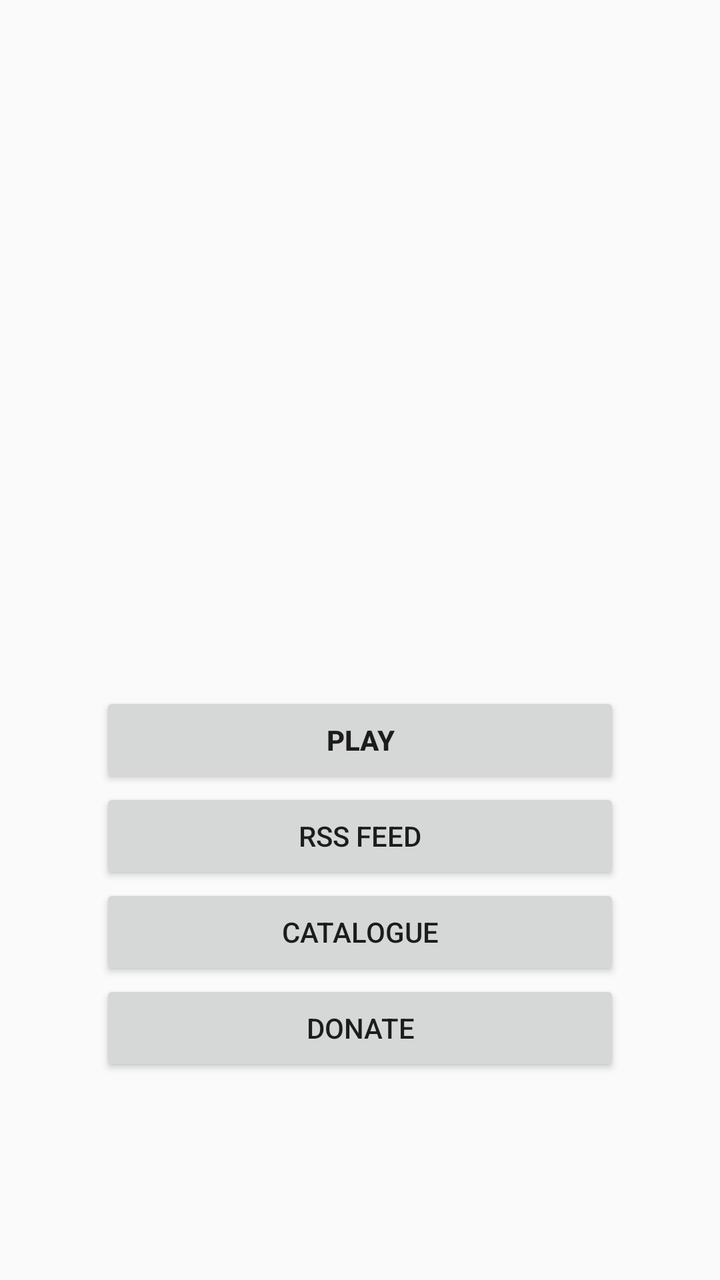
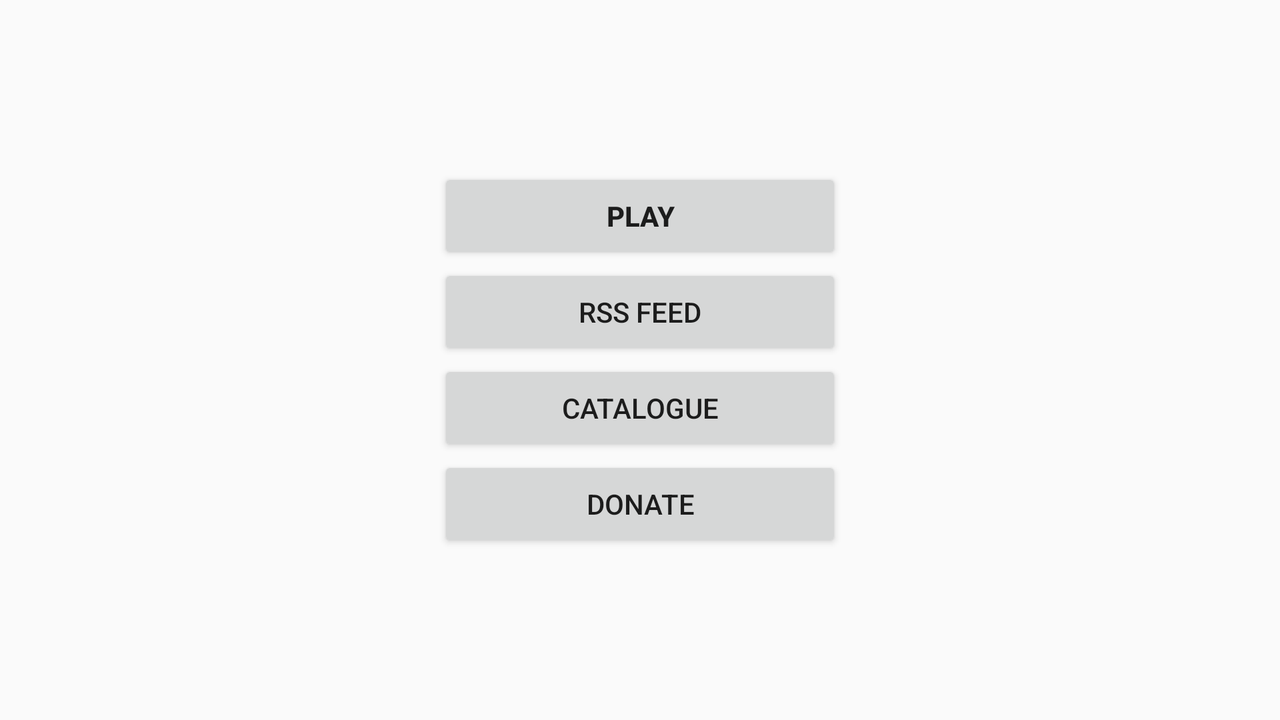

Compare how this app lays out the same screen by default and in its alternative resource folder. The renders come first, then the two layout files and the values they reference.
<!-- AndroidManifest.xml: application theme Theme.AppCompat.Light.DarkActionBar -->
<!-- res/layout/startscreen.xml -->
<?xml version="1.0" encoding="utf-8"?>
<LinearLayout xmlns:android="http://schemas.android.com/apk/res/android"
    android:orientation="vertical"
    android:layout_width="fill_parent"
    android:layout_height="fill_parent">

    <ScrollView
        android:layout_width="match_parent"
        android:layout_height="match_parent">

        <TableLayout
            android:orientation="vertical"
            android:layout_width="fill_parent"
            android:layout_height="fill_parent"
            android:layout_gravity="center">

            <LinearLayout
                android:layout_width="fill_parent"
                android:layout_height="fill_parent">

                <ImageView
                    android:src="@drawable/jb_icon"
                    android:contentDescription="@string/app_name"
                    android:layout_gravity="center"
                    android:scaleType="centerInside"
                    android:gravity="center"
                    android:id="@+id/imageView1"
                    android:layout_width="fill_parent"
                    android:layout_height="244dp"
                    android:paddingLeft="30dp"
                    android:paddingRight="30dp" />

            </LinearLayout>

            <Button
                android:layout_width="fill_parent"
                android:id="@+id/button1"
                android:text="@string/play"
                android:layout_gravity="center_horizontal"
                android:singleLine="false"
                android:textStyle="bold"
                android:layout_marginLeft="50dp"
                android:layout_marginRight="50dp"/>

            <Button
                android:layout_height="wrap_content"
                android:text="@string/rss"
                android:id="@+id/button2"
                android:layout_width="wrap_content"
                android:layout_marginLeft="50dp"
                android:layout_marginRight="50dp"/>
            <Button
                android:layout_height="wrap_content"
                android:text="@string/cat"
                android:id="@+id/button4"
                android:layout_width="wrap_content"
                android:layout_marginLeft="50dp"
                android:layout_marginRight="50dp"/>


            <Button
                android:text="@string/donate"
                android:layout_width="wrap_content"
                android:id="@+id/button3"
                android:layout_height="wrap_content"
                android:layout_marginLeft="50dp"
                android:layout_marginRight="50dp"/>

        </TableLayout>
    </ScrollView>
</LinearLayout>
<!-- resources referenced by this layout -->
<resources>
  <string name="app_name">Jupiter Broadcasting</string>
  <string name="cat">Catalogue</string>
  <string name="donate">Donate</string>
  <string name="play">Play</string>
  <string name="rss">RSS Feed</string>
</resources>
<!-- res/layout-land/startscreen.xml (the repository's variant of the layout above) -->
<!-- drawn on the phone turned sideways -->
<?xml version="1.0" encoding="utf-8"?>
<LinearLayout xmlns:android="http://schemas.android.com/apk/res/android"
    android:layout_width="fill_parent"
    android:layout_height="fill_parent"
    android:orientation="vertical">

    <ScrollView
        android:layout_width="match_parent"
        android:layout_height="match_parent">

        <LinearLayout
            android:layout_width="wrap_content"
            android:layout_height="fill_parent"
            android:layout_gravity="center"
            android:alignmentMode="alignMargins"
            android:clickable="false"
            android:columnCount="2"
            android:orientation="horizontal"
            android:rowCount="1">

            <ImageView
                android:id="@+id/imageView1"
                android:layout_width="wrap_content"
                android:layout_height="244dp"
                android:layout_gravity="left"
                android:contentDescription="@string/app_name"
                android:gravity="left"
                android:scaleType="centerInside"
                android:src="@drawable/jb_icon" />

            <LinearLayout
                android:layout_width="202dp"
                android:layout_height="wrap_content"
                android:layout_gravity="center_vertical"
                android:orientation="vertical">

                <Button
                    android:id="@+id/button1"
                    android:layout_width="fill_parent"
                    android:layout_height="wrap_content"
                    android:layout_gravity="right"
                    android:singleLine="false"
                    android:text="@string/play"
                    android:textStyle="bold" />

                <Button
                    android:id="@+id/button2"
                    android:layout_width="fill_parent"
                    android:layout_height="wrap_content"
                    android:layout_gravity="right"
                    android:singleLine="false"
                    android:text="@string/rss" />

                <Button
                    android:id="@+id/button4"
                    android:layout_width="fill_parent"
                    android:layout_height="wrap_content"
                    android:layout_gravity="right"
                    android:singleLine="false"
                    android:text="@string/cat" />

                <Button
                    android:id="@+id/button3"
                    android:layout_width="fill_parent"
                    android:layout_height="wrap_content"
                    android:layout_gravity="right"
                    android:singleLine="false"
                    android:text="@string/donate" />
            </LinearLayout>
        </LinearLayout>
    </ScrollView>
</LinearLayout>
